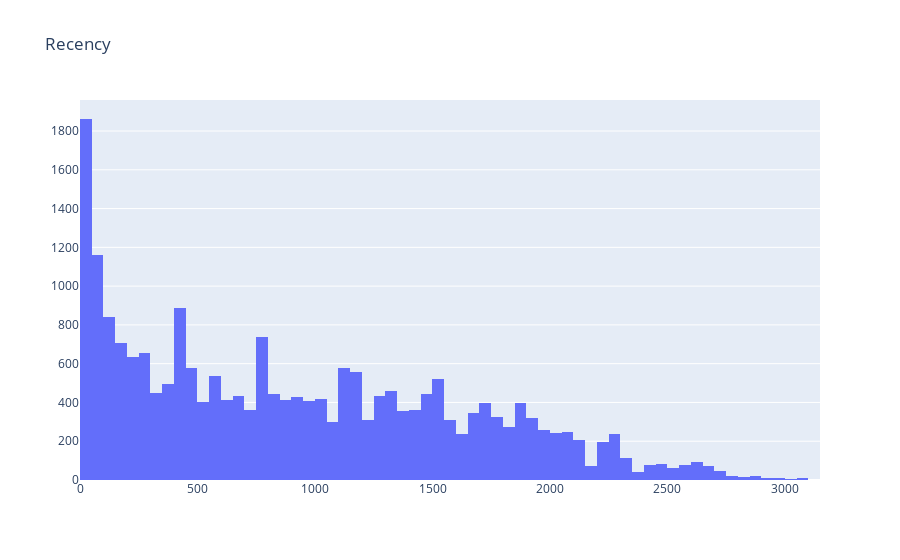

This figure's notebook cell:
### Code cell
histogram('Recency', df)

### Figure 1 — Plotly figure (JSON) as saved in the notebook; plotly's stock layout.template omitted (floating-point values rounded to 4 significant figures; data arrays with more than 128 entries replaced by an {"elided": "..."} marker saying what was removed)
{"data": [{"type": "histogram", "x": {"elided": "22408 int values"}}], "layout": {"title": {"text": "Recency"}}}
